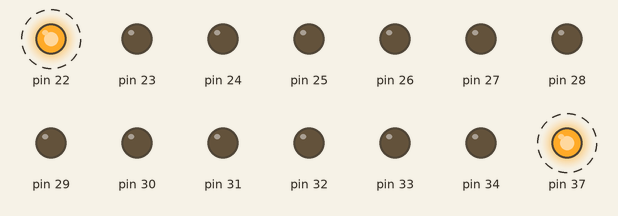
Bench run of a sketch on a simulated Arduino Mega 2560, built with avr-gcc and run on an emulated ATmega2560. On the bench: output pins drawn as LEDs (lit = HIGH). Dashed ring = blinking.

Above: at 0.5 s.
Timing chart, 0 to 4.6 s (numbered marks = the images above):
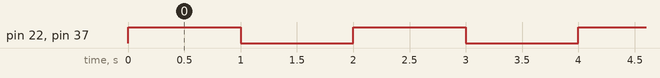

Measured:
- by itself, pin 22, pin 37: alternates HIGH for 1.0 s and LOW for 1.0 s

The sketch:

LED_bit.ino
```cpp
void setup() {
    Serial.begin(9600);
  // put your setup code here, to run once:
  DDRA = B11111111;
  DDRC = B11111111;
  //A4,A5,A6,A7,C7,C6,C5,C4
}

void loop() {
  PORTA = B00000001;
  PORTC = B00000001;
  delay(1000);
  PORTA = B00000000;
  PORTC = B00000000;
  delay(1000);
  PORTA << 1;
  PORTC << 1;

  // put your main code here, to run repeatedly:

}
```
